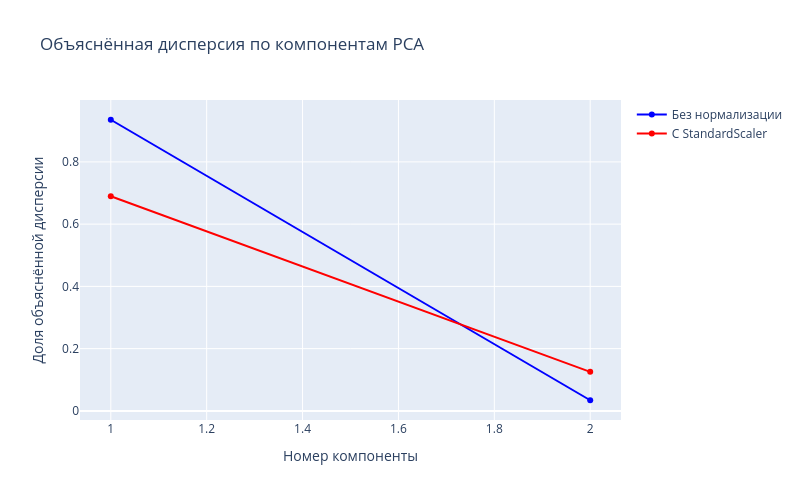

The code cell stored with this chart in its notebook:
### Code cell
# Ячейка 8: Сравнение методов и анализ объяснённой дисперсии
# График объяснённой дисперсии по компонентам
fig_variance = go.Figure()

fig_variance.add_trace(go.Scatter(
    x=list(range(1, len(pca_raw.explained_variance_ratio_) + 1)),
    y=pca_raw.explained_variance_ratio_,
    mode='lines+markers',
    name='Без нормализации',
    line=dict(color='blue')
))

fig_variance.add_trace(go.Scatter(
    x=list(range(1, len(pca_scaled.explained_variance_ratio_) + 1)),
    y=pca_scaled.explained_variance_ratio_,
    mode='lines+markers',
    name='С StandardScaler',
    line=dict(color='red')
))

fig_variance.update_layout(
    title='Объяснённая дисперсия по компонентам PCA',
    xaxis_title='Номер компоненты',
    yaxis_title='Доля объяснённой дисперсии',
    height=500,
    width=800
)

fig_variance.show()

# Сводная таблица сравнения
comparison_df = pd.DataFrame({
    'Метод': ['Без нормализации', 'С StandardScaler'],
    'PC1 (%)': [pca_raw.explained_variance_ratio_[0] * 100, 
                pca_scaled.explained_variance_ratio_[0] * 100],
    'PC2 (%)': [pca_raw.explained_variance_ratio_[1] * 100, 
                pca_scaled.explained_variance_ratio_[1] * 100],
    'Сумма PC1+PC2 (%)': [sum(pca_raw.explained_variance_ratio_) * 100, 
                          sum(pca_scaled.explained_variance_ratio_) * 100]
})

print("\n📊 Сравнение методов PCA:")
print(comparison_df.to_string(index=False))

print("\n✓ Анализ завершен")

### Figure 1 — Plotly figure (JSON) as saved in the notebook; plotly's stock layout.template omitted (floating-point values rounded to 4 significant figures)
{"data": [{"line": {"color": "blue"}, "mode": "lines+markers", "name": "Без нормализации", "type": "scatter", "x": [1, 2], "y": [0.9354, 0.03418]}, {"line": {"color": "red"}, "mode": "lines+markers", "name": "С StandardScaler", "type": "scatter", "x": [1, 2], "y": [0.6897, 0.1255]}], "layout": {"height": 500, "title": {"text": "Объяснённая дисперсия по компонентам PCA"}, "width": 800, "xaxis": {"title": {"text": "Номер компоненты"}}, "yaxis": {"title": {"text": "Доля объяснённой дисперсии"}}}}
